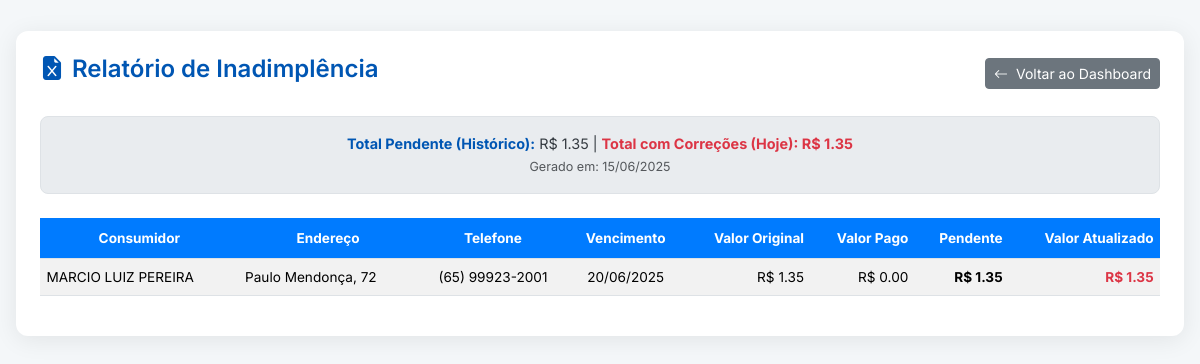
Page /relatorio-inadimplencia (signed in) on the committed database.
### tables this page shows
CREATE TABLE leituras (
    id INTEGER PRIMARY KEY AUTOINCREMENT,
    consumidor_id INTEGER NOT NULL,
    leitura_anterior REAL NOT NULL,
    leitura_atual REAL NOT NULL,
    data_leitura_anterior DATE,
    data_leitura_atual DATE NOT NULL,
    qtd_dias_utilizados INTEGER,
    litros_consumidos REAL,
    media_por_dia REAL,
    valor_original REAL NOT NULL,
    taxa_minima_aplicada TEXT, -- Sim ou NÃ£o
    valor_taxa_minima REAL,
    vencimento DATE NOT NULL,
    foto_hidrometro TEXT, -- Caminho/nome do arquivo da foto
    FOREIGN KEY (consumidor_id) REFERENCES consumidores (id)
);

CREATE TABLE consumidores (
    id INTEGER PRIMARY KEY AUTOINCREMENT,
    nome TEXT NOT NULL,
    cpf TEXT UNIQUE NOT NULL,
    rg TEXT,
    endereco TEXT NOT NULL,
    telefone TEXT,
    hidrometro_num TEXT UNIQUE
);

### app.py (the view)
@app.route('/relatorio-inadimplencia')
@login_required
def relatorio_inadimplencia():
    try:
        db = get_db()
        config = get_current_config()
        hoje = date.today().strftime('%Y-%m-%d')
        hoje_obj = date.today()
        faturas_raw = db.execute('''
            SELECT
                l.id AS leitura_id,
                c.nome AS consumidor,
                c.endereco,
                c.telefone,
                l.data_leitura_atual,
                l.vencimento,
                l.valor_original,
                COALESCE((SELECT SUM(p.valor_pago) FROM pagamentos p WHERE p.leitura_id = l.id), 0) AS total_pago_acumulado,
                COALESCE((SELECT SUM(p.valor_multa) FROM pagamentos p WHERE p.leitura_id = l.id), 0) AS total_multa_acumulada,
                COALESCE((SELECT SUM(p.valor_juros) FROM pagamentos p WHERE p.leitura_id = l.id), 0) AS total_juros_acumulados
            FROM leituras l
            JOIN consumidores c ON l.consumidor_id = c.id
            ORDER BY l.vencimento ASC
        ''').fetchall()
        pendencias_calculadas = []
        total_pendente_geral = 0.0
        total_atualizado_geral = 0.0
        for p_raw in faturas_raw:
            try:
                valor_original_da_fatura = float(p_raw['valor_original'])
                total_pago_acumulado = float(p_raw['total_pago_acumulado'])
                total_multa_acumulada = float(p_raw['total_multa_acumulada'])
                total_juros_acumulados = float(p_raw['total_juros_acumulados'])
                valor_pendente = (valor_original_da_fatura + total_multa_acumulada + total_juros_acumulados) - total_pago_acumulado
                if valor_pendente > 0.01:
                    if not p_raw['vencimento']:
                        continue # Pula para a próxima fatura se não houver data de vencimento
                    multa_calculada_potencial, juros_calc, dias_atraso = calcular_penalidades(
                        valor_original_da_fatura,
                        valor_pendente, # Base para juros é o saldo pendente
                        p_raw['vencimento'],
                        hoje,
                        config['multa_percentual'],
                        config['juros_diario_percentual']
                    )
                    multa_para_exibir_agora = 0.0
                    if dias_atraso > 0 and total_multa_acumulada == 0:
                        multa_para_exibir_agora = multa_calculada_potencial
                    valor_atualizado = round(valor_pendente + multa_para_exibir_agora + juros_calc, 2)
                    is_vencido = datetime.strptime(p_raw['vencimento'], '%Y-%m-%d').date() < hoje_obj
                    pendencias_calculadas.append({
                        'consumidor': p_raw['consumidor'],
                        'endereco': p_raw['endereco'],
                        'telefone': p_raw['telefone'],
                        'data_leitura_atual': p_raw['data_leitura_atual'],
                        'vencimento': p_raw['vencimento'],
                        'valor_original': valor_original_da_fatura,
                        'total_pago': total_pago_acumulado,
                        'valor_pendente': valor_pendente,
                        'valor_atualizado': valor_atualizado,
                        'is_vencido': is_vencido
                    })
                    total_pendente_geral += valor_pendente
                    total_atualizado_geral += valor_atualizado
            except Exception as e_loop:
                app.logger.error(f"Erro ao processar inadimplência para leitura ID {p_raw.get('leitura_id')}: {e_loop}", exc_info=True)
                continue
        return render_template(
            'relatorio_inadimplencia.html',
            pendencias=pendencias_calculadas,
            total_pendente=round(total_pendente_geral, 2),
            total_atualizado=round(total_atualizado_geral, 2),
            data_hoje=datetime.now().strftime('%d/%m/%Y')
        )
    except Exception as e:
        app.logger.error(f"Erro crítico no relatório de inadimplência: {str(e)}", exc_info=True)
        flash("Ocorreu um erro ao gerar o relatório de inadimplência.", "danger")
        return redirect(url_for('dashboard'))

### app.py (called while the page is built, shortened)
def get_db():
    if 'db' not in g:
        g.db = sqlite3.connect(DATABASE)
        g.db.row_factory = sqlite3.Row
    return g.db

def login_required(f):
    @wraps(f)
    def decorated_function(*args, **kwargs):
        if 'usuario' not in session:
            flash('Você precisa estar logado para acessar esta página.', 'warning')
            return redirect(url_for('login'))
        return f(*args, **kwargs)
    return decorated_function

def get_current_config():
    db = get_db()
    config = db.execute('''
        SELECT COALESCE(multa_percentual, 2.0) AS multa_percentual,
               COALESCE(juros_diario_percentual, 0.033) AS juros_diario_percentual,
               COALESCE(valor_litro, 0.0) AS valor_litro,
               COALESCE(taxa_minima_consumo, 0.0) AS taxa_minima_consumo,
               COALESCE(dias_uteis_para_vencimento, 5) AS dias_uteis_para_vencimento,
               COALESCE(hidr_geral_anterior, 0) AS hidr_geral_anterior,
               COALESCE(hidr_geral_atual, 0) AS hidr_geral_atual,
               COALESCE(data_ultima_config, DATE('now')) AS data_ultima_config, -- Usar data atual se não houver
               COALESCE(consumo_geral, 0) AS consumo_geral
        FROM configuracoes
        ORDER BY id DESC
        LIMIT 1
    ''').fetchone()
    if config:
        return dict(config)

def calcular_penalidades(valor_original_fatura, valor_base_para_juros, vencimento_str, data_referencia_str, config_multa_percentual, config_juros_diario_percentual):
    multa = 0.0
    juros = 0.0
    dias_atraso = 0
    try:
        vencimento = datetime.strptime(vencimento_str, '%Y-%m-%d').date()
        data_referencia_dt = datetime.strptime(data_referencia_str, '%Y-%m-%d').date()
        dias_atraso = max((data_referencia_dt - vencimento).days, 0)
    except (ValueError, TypeError) as e:
        app.logger.warning(f"Erro ao parsear datas para cálculo de penalidades: {e}")
        dias_atraso = 0
    if dias_atraso > 0:
        multa = round(valor_original_fatura * (config_multa_percentual / 100), 2)
        juros = round(valor_base_para_juros * (config_juros_diario_percentual / 100) * dias_atraso, 2)
    return multa, juros, dias_atraso

### templates/relatorio_inadimplencia.html (shortened to what this page needs)
<!DOCTYPE html>
<html lang="pt-BR">
  <head>
    <link
      href="https://cdn.jsdelivr.net/npm/bootstrap@5.3.3/dist/css/bootstrap.min.css"
      rel="stylesheet"
    />
    <link
      href="https://cdn.jsdelivr.net/npm/bootstrap-icons@1.11.3/font/bootstrap-icons.min.css"
      rel="stylesheet"
    />
  </head>
  <body>
    <div class="container-fluid">
      <div class="main-card">
        <div class="d-flex justify-content-between align-items-center mb-4">
          <h3>
            <i class="bi bi-file-earmark-excel-fill me-2"></i>Relatório de
            Inadimplência
          </h3>
          <a href="{{ url_for('dashboard') }}" class="btn btn-secondary btn-sm">
            <i class="bi bi-arrow-left me-1"></i> Voltar ao Dashboard
          </a>
        </div>
        <div class="stats-box mb-4 text-center">
          <strong>Total Pendente (Histórico):</strong> R$ {{
          "%.2f"|format(total_pendente) }} |
          <strong class="text-danger"
            >Total com Correções (Hoje): R$ {{ "%.2f"|format(total_atualizado)
            }}</strong
          >
          <p class="text-muted small mb-0 mt-1">Gerado em: {{ data_hoje }}</p>
        </div>
        <div class="table-responsive">
          <table class="table table-striped table-hover align-middle">
            <thead>
              <tr>
                <th>Consumidor</th>
                <th>Endereço</th>
                <th>Telefone</th>
                <th>Vencimento</th>
                <th class="text-numeric">Valor Original</th>
                <th class="text-numeric">Valor Pago</th>
                <th class="text-numeric">Pendente</th>
                <th class="text-numeric">Valor Atualizado</th>
              </tr>
            </thead>
            <tbody>
              {% for p in pendencias %}
              <tr>
                <td style="white-space: normal; text-align: left">
                  {{ p.consumidor }}
                </td>
                <td style="white-space: normal; text-align: left">
                  {{ p.endereco }}
                </td>
                <td>{{ p.telefone }}</td>
                <td class="{% if p.is_vencido %}text-danger fw-bold{% endif %}">
                  {{ p.vencimento.split('-')[2] }}/{{ p.vencimento.split('-')[1]
                  }}/{{ p.vencimento.split('-')[0] }}
                </td>
                <td class="text-numeric">
                  R$ {{ "%.2f"|format(p.valor_original) }}
                </td>
                <td class="text-numeric">
                  R$ {{ "%.2f"|format(p.total_pago) }}
                </td>
                <td class="text-numeric fw-bold">
                  R$ {{ "%.2f"|format(p.valor_pendente) }}
                </td>
                <td class="text-numeric text-danger fw-bold">
                  R$ {{ "%.2f"|format(p.valor_atualizado) }}
                </td>
              </tr>
              {% endfor %}
            </tbody>
          </table>
        </div>
      </div>
    </div>
  </body>
</html>

### templates/relatorio_inadimplencia.html (style rules this page uses)
body { font-family: "Inter", sans-serif; background-color: #f4f7f9; color: #343a40; font-size: 0.9rem; }
.container-fluid { padding: 1rem; }
.main-card { background-color: #ffffff; padding: 1.5rem; border-radius: 12px; box-shadow: 0 4px 25px rgba(0, 0, 0, 0.08); margin-top: 15px; }
h3 { color: #0056b3; font-weight: 600; font-size: 1.5rem; }
.stats-box { background-color: #e9ecef; border: 1px solid #dee2e6; border-radius: 8px; padding: 1rem; }
.stats-box strong { color: #0056b3; }
.table { font-size: 0.85rem; }
.table th { background-color: #007bff; color: white; white-space: normal; text-align: center; vertical-align: middle; padding: 0.6rem 0.4rem; }
.table td { vertical-align: middle; padding: 0.5rem 0.4rem; text-align: center; }
.text-danger { color: #dc3545 !important; }
.text-numeric { text-align: right !important; }

### rows in the picture
leituras: consumidor "MARCIO LUIZ PEREIRA", endereco "Paulo Mendonça, 72", telefone "(65) 99923-2001", vencimento "20", vencimento "06", vencimento "2025", valor_original "1.35", total_pago "0.00", valor_pendente "1.35", valor_atualizado "1.35"

### other values in the picture
{{ "%.2f"|format(total_pendente) }} "1.35"
{{ "%.2f"|format(total_atualizado) }} "1.35"
